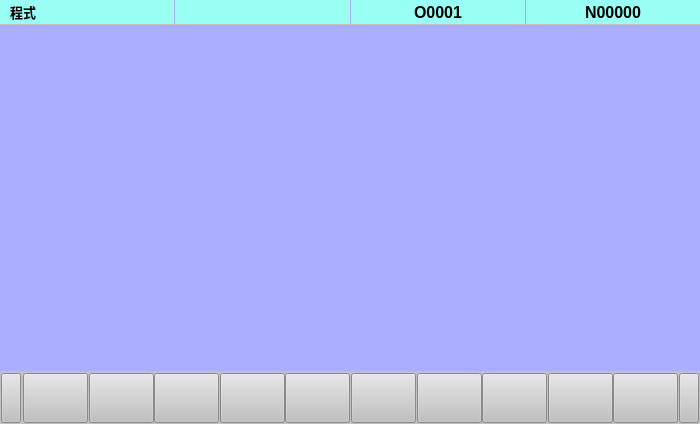
<?xml version="1.0" encoding="UTF-8"?>
<ui version="4.0">
 <class>Form</class>
 <widget class="QWidget" name="Form">
  <property name="geometry">
   <rect>
    <x>0</x>
    <y>0</y>
    <width>700</width>
    <height>424</height>
   </rect>
  </property>
  <property name="minimumSize">
   <size>
    <width>700</width>
    <height>424</height>
   </size>
  </property>
  <property name="maximumSize">
   <size>
    <width>700</width>
    <height>424</height>
   </size>
  </property>
  <property name="windowTitle">
   <string>Form</string>
  </property>
  <property name="styleSheet">
   <string notr="true">background-color: rgb(192, 192, 192);</string>
  </property>
  <layout class="QVBoxLayout" name="verticalLayout" stretch="5,71,10">
   <property name="spacing">
    <number>1</number>
   </property>
   <property name="leftMargin">
    <number>0</number>
   </property>
   <property name="topMargin">
    <number>0</number>
   </property>
   <property name="rightMargin">
    <number>0</number>
   </property>
   <property name="bottomMargin">
    <number>0</number>
   </property>
   <item>
    <widget class="QWidget" name="widget" native="true">
     <property name="styleSheet">
      <string notr="true">background-color: rgb(171, 173, 255);</string>
     </property>
     <layout class="QHBoxLayout" name="horizontalLayout" stretch="1,1,1,1">
      <property name="spacing">
       <number>1</number>
      </property>
      <property name="leftMargin">
       <number>0</number>
      </property>
      <property name="topMargin">
       <number>0</number>
      </property>
      <property name="rightMargin">
       <number>0</number>
      </property>
      <property name="bottomMargin">
       <number>0</number>
      </property>
      <item>
       <widget class="QLabel" name="label">
        <property name="font">
         <font>
          <pointsize>10</pointsize>
          <weight>75</weight>
          <bold>true</bold>
         </font>
        </property>
        <property name="styleSheet">
         <string notr="true">background-color: rgb(153, 255, 244);</string>
        </property>
        <property name="text">
         <string>程式</string>
        </property>
        <property name="indent">
         <number>10</number>
        </property>
       </widget>
      </item>
      <item>
       <widget class="QLabel" name="label_2">
        <property name="styleSheet">
         <string notr="true">background-color: rgb(153, 255, 244);</string>
        </property>
        <property name="text">
         <string/>
        </property>
       </widget>
      </item>
      <item>
       <widget class="QLabel" name="label_3">
        <property name="font">
         <font>
          <pointsize>12</pointsize>
          <weight>75</weight>
          <bold>true</bold>
         </font>
        </property>
        <property name="styleSheet">
         <string notr="true">background-color: rgb(153, 255, 244);</string>
        </property>
        <property name="text">
         <string>O0001</string>
        </property>
        <property name="alignment">
         <set>Qt::AlignCenter</set>
        </property>
       </widget>
      </item>
      <item>
       <widget class="QLabel" name="label_4">
        <property name="font">
         <font>
          <pointsize>12</pointsize>
          <weight>75</weight>
          <bold>true</bold>
         </font>
        </property>
        <property name="styleSheet">
         <string notr="true">background-color: rgb(153, 255, 244);</string>
        </property>
        <property name="text">
         <string>N00000</string>
        </property>
        <property name="alignment">
         <set>Qt::AlignCenter</set>
        </property>
       </widget>
      </item>
     </layout>
    </widget>
   </item>
   <item>
    <widget class="QWidget" name="widget_2" native="true">
     <property name="styleSheet">
      <string notr="true">background-color: rgb(171, 173, 255);</string>
     </property>
    </widget>
   </item>
   <item>
    <widget class="QWidget" name="widget_3" native="true">
     <property name="styleSheet">
      <string notr="true"/>
     </property>
     <layout class="QHBoxLayout" name="horizontalLayout_2">
      <property name="spacing">
       <number>2</number>
      </property>
      <property name="leftMargin">
       <number>1</number>
      </property>
      <property name="topMargin">
       <number>1</number>
      </property>
      <property name="rightMargin">
       <number>1</number>
      </property>
      <property name="bottomMargin">
       <number>1</number>
      </property>
      <item>
       <widget class="QPushButton" name="pushButton">
        <property name="minimumSize">
         <size>
          <width>20</width>
          <height>50</height>
         </size>
        </property>
        <property name="maximumSize">
         <size>
          <width>20</width>
          <height>50</height>
         </size>
        </property>
        <property name="styleSheet">
         <string notr="true"/>
        </property>
        <property name="text">
         <string/>
        </property>
       </widget>
      </item>
      <item>
       <widget class="QPushButton" name="pushButton_2">
        <property name="minimumSize">
         <size>
          <width>65</width>
          <height>50</height>
         </size>
        </property>
        <property name="maximumSize">
         <size>
          <width>65</width>
          <height>50</height>
         </size>
        </property>
        <property name="styleSheet">
         <string notr="true"/>
        </property>
        <property name="text">
         <string/>
        </property>
       </widget>
      </item>
      <item>
       <widget class="QPushButton" name="pushButton_3">
        <property name="minimumSize">
         <size>
          <width>65</width>
          <height>50</height>
         </size>
        </property>
        <property name="maximumSize">
         <size>
          <width>65</width>
          <height>50</height>
         </size>
        </property>
        <property name="styleSheet">
         <string notr="true"/>
        </property>
        <property name="text">
         <string/>
        </property>
       </widget>
      </item>
      <item>
       <widget class="QPushButton" name="pushButton_4">
        <property name="minimumSize">
         <size>
          <width>65</width>
          <height>50</height>
         </size>
        </property>
        <property name="maximumSize">
         <size>
          <width>65</width>
          <height>50</height>
         </size>
        </property>
        <property name="styleSheet">
         <string notr="true"/>
        </property>
        <property name="text">
         <string/>
        </property>
       </widget>
      </item>
      <item>
       <widget class="QPushButton" name="pushButton_5">
        <property name="minimumSize">
         <size>
          <width>65</width>
          <height>50</height>
         </size>
        </property>
        <property name="maximumSize">
         <size>
          <width>65</width>
          <height>50</height>
         </size>
        </property>
        <property name="styleSheet">
         <string notr="true"/>
        </property>
        <property name="text">
         <string/>
        </property>
       </widget>
      </item>
      <item>
       <widget class="QPushButton" name="pushButton_6">
        <property name="minimumSize">
         <size>
          <width>65</width>
          <height>50</height>
         </size>
        </property>
        <property name="maximumSize">
         <size>
          <width>65</width>
          <height>50</height>
         </size>
        </property>
        <property name="styleSheet">
         <string notr="true"/>
        </property>
        <property name="text">
         <string/>
        </property>
       </widget>
      </item>
      <item>
       <widget class="QPushButton" name="pushButton_7">
        <property name="minimumSize">
         <size>
          <width>65</width>
          <height>50</height>
         </size>
        </property>
        <property name="maximumSize">
         <size>
          <width>65</width>
          <height>50</height>
         </size>
        </property>
        <property name="styleSheet">
         <string notr="true"/>
        </property>
        <property name="text">
         <string/>
        </property>
       </widget>
      </item>
      <item>
       <widget class="QPushButton" name="pushButton_8">
        <property name="minimumSize">
         <size>
          <width>65</width>
          <height>50</height>
         </size>
        </property>
        <property name="maximumSize">
         <size>
          <width>65</width>
          <height>50</height>
         </size>
        </property>
        <property name="styleSheet">
         <string notr="true"/>
        </property>
        <property name="text">
         <string/>
        </property>
       </widget>
      </item>
      <item>
       <widget class="QPushButton" name="pushButton_9">
        <property name="minimumSize">
         <size>
          <width>65</width>
          <height>50</height>
         </size>
        </property>
        <property name="maximumSize">
         <size>
          <width>65</width>
          <height>50</height>
         </size>
        </property>
        <property name="styleSheet">
         <string notr="true"/>
        </property>
        <property name="text">
         <string/>
        </property>
       </widget>
      </item>
      <item>
       <widget class="QPushButton" name="pushButton_10">
        <property name="minimumSize">
         <size>
          <width>65</width>
          <height>50</height>
         </size>
        </property>
        <property name="maximumSize">
         <size>
          <width>65</width>
          <height>50</height>
         </size>
        </property>
        <property name="styleSheet">
         <string notr="true"/>
        </property>
        <property name="text">
         <string/>
        </property>
       </widget>
      </item>
      <item>
       <widget class="QPushButton" name="pushButton_11">
        <property name="minimumSize">
         <size>
          <width>65</width>
          <height>50</height>
         </size>
        </property>
        <property name="maximumSize">
         <size>
          <width>65</width>
          <height>50</height>
         </size>
        </property>
        <property name="styleSheet">
         <string notr="true"/>
        </property>
        <property name="text">
         <string/>
        </property>
       </widget>
      </item>
      <item>
       <widget class="QPushButton" name="pushButton_12">
        <property name="minimumSize">
         <size>
          <width>20</width>
          <height>50</height>
         </size>
        </property>
        <property name="maximumSize">
         <size>
          <width>20</width>
          <height>50</height>
         </size>
        </property>
        <property name="styleSheet">
         <string notr="true"/>
        </property>
        <property name="text">
         <string/>
        </property>
       </widget>
      </item>
     </layout>
    </widget>
   </item>
  </layout>
 </widget>
 <resources/>
 <connections/>
</ui>
